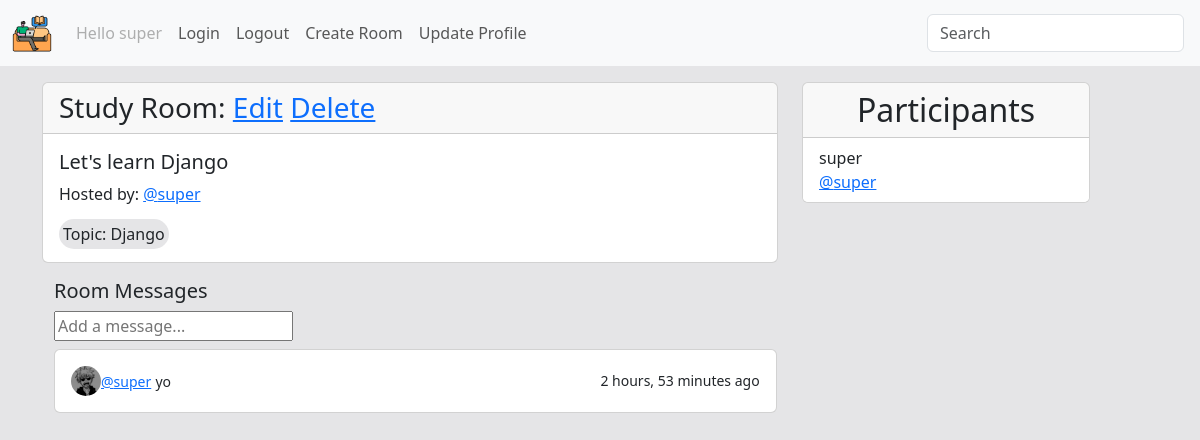
/room/1/ (signed in), run on the app's committed database.
### base/models.py (models this page shows, shortened)
class User(AbstractUser):
    name = models.CharField(max_length=200, null=True)
    email = models.EmailField(unique=True, null=True)
    bio = models.TextField(null=True)
    avatar = models.ImageField(null=True, default='user.png')
    USERNAME_FIELD = 'username'
    REQUIRED_FIELDS = []
    def __str__(self):
        return self.username

class Room(models.Model):
    host = models.ForeignKey(User, on_delete=models.SET_NULL, null=True)
    topic = models.ForeignKey(Topic, on_delete=models.SET_NULL, null=True)
    name = models.CharField(max_length=200)
    description = models.TextField(null=True, blank=True)
    participants = models.ManyToManyField(User, related_name='participants', blank=True)
    updated = models.DateTimeField(auto_now=True)
    created = models.DateTimeField(auto_now_add=True)
    class Meta:
        ordering = ['-created', '-updated']

class Topic(models.Model):
    name = models.CharField(max_length=200)

class Message(models.Model):
    user = models.ForeignKey(User, on_delete=models.CASCADE)
    room = models.ForeignKey(Room, on_delete=models.CASCADE)
    body = models.TextField()
    updated = models.DateTimeField(auto_now=True)
    created = models.DateTimeField(auto_now_add=True)
    class Meta:
        ordering = ['-created', '-updated']

### base/views.py (the view, shortened to what this page needs)
# urls.py: path('room/<str:pk>/', views.room, name='room'),
def room(request, pk):
    room = Room.objects.get(id=pk)
    roomMessages = room.message_set.all()
    participants = room.participants.all()
    context = {'room': room, 'roomMessages': roomMessages, 'participants': participants}
    return render(request, 'base/room.html', context)

### base/templates/base/room.html (shortened to what this page needs)
{% extends 'main.html' %}
{% block content %}
<div class="row">
    <div class="col-8">
        <div class="card">
            <h3 class="card-header">
                Study Room:
                <span>
                    <a href="{% url 'update-room' room.id %}">Edit</a>
                    <a href="{% url 'delete-room' room.id %}">Delete</a>
                </span>
            </h3>
            <div class="card-body">
                <h5 class="card-title">{{room.name}}</h5>
                <p>Hosted by: <a href="{% url 'profile' room.host.id %}">@{{room.host}}</a> </p>
                <span class="rounded-pill" style="background-color: rgb(229, 229, 231); padding: 4px;">Topic:
                    {{room.topic.name}}</span>
                </div>
        </div>
        <div class="container mt-3" style="width: 70rem;">
            <div class="row  d-flex ">
                <div class="col-md-8">
                    <div class="headings d-flex justify-content-between align-items-center">
                        <h5>Room Messages</h5>
                    </div>
                    <form method="POST" action="">
                        <input type="text" name="body" placeholder="Add a message..." />
                    </form>
                    {% for message in roomMessages %}
                    <div class="card p-3 mt-2">
                        <div class="d-flex justify-content-between align-items-center">
                            <div class="user d-flex flex-row align-items-center">
                                <img src="{{message.user.avatar.url}}" width="30"
                                    class="user-img rounded-circle mr-2">
                                <span><small class="font-weight-bold text-primary"><a href="{% url 'profile' message.user.id %}">@{{message.user}}</a></small> <small
                                        class="font-weight-bold">{{message.body}}</small></span>
                            </div>
                            <small>{{message.created|timesince}} ago</small>
                        </div>
                    </div>
                    {% endfor %}
                </div>
            </div>
        </div>
    </div>
    <div class="col-3">
        <div class="card" style="width: 18rem;">
            <h2 class="card-header text-center">
                Participants
            </h2>
            <ul class="list-group list-group-flush">
                {% for participant in participants %}
                <li class="list-group-item">
                    <div>{{participant.username}}</div>
                    <a href="{% url 'profile' participant.id %}">@{{participant}}</a>
                </li>
                {% endfor %}
            </ul>
        </div>
    </div>
</div>
{% endblock content %}

### templates/navbar.html (shortened to what this page needs)
{% load static %}
<nav class="navbar navbar-expand-lg bg-body-tertiary">
  <div class="container-fluid">
    <a class="navbar-brand" href="{% url 'home' %}">
      <img src="{% static 'images/logo.png' %}" alt="Bootstrap" width="40">
    </a>
    <div class="collapse navbar-collapse" id="navbarSupportedContent">
      <ul class="navbar-nav me-auto mb-2 mb-lg-0">
        {% if request.user.is_authenticated %}
        <li class="nav-item">
          <a class="nav-link disabled">Hello {{request.user}}</a>
        </li>
        {% endif %}
        <li class="nav-item">
          <a class="nav-link" href="{% url 'login' %}">Login</a>
        </li>
        <li class="nav-item">
          <a class="nav-link" href="{% url 'logout' %}">Logout</a>
        </li>
        <li class="nav-item">
          <a class="nav-link" href="{% url 'create-room' %}">Create Room</a>
        </li>
        <li class="nav-item">
          <a class="nav-link" href="{% url 'update-profile' %}">Update Profile</a>
        </li>
      </ul>
      <form class="d-flex" role="search" method="GET" action="">
        <input class="form-control me-1" name="q" type="search" placeholder="Search" aria-label="Search">
      </form>
    </div>
  </div>
</nav>

### static/style/main.css (style rules this page uses)
body { background-color: rgb(229, 229, 231); }

### data on the page
User: user "super", username "super"
Room: name "Let's learn Django", host "super", topic.name "Django"
Message: user.avatar (picture), user "super", body "yo", created "2 hours, 53 minutes"
